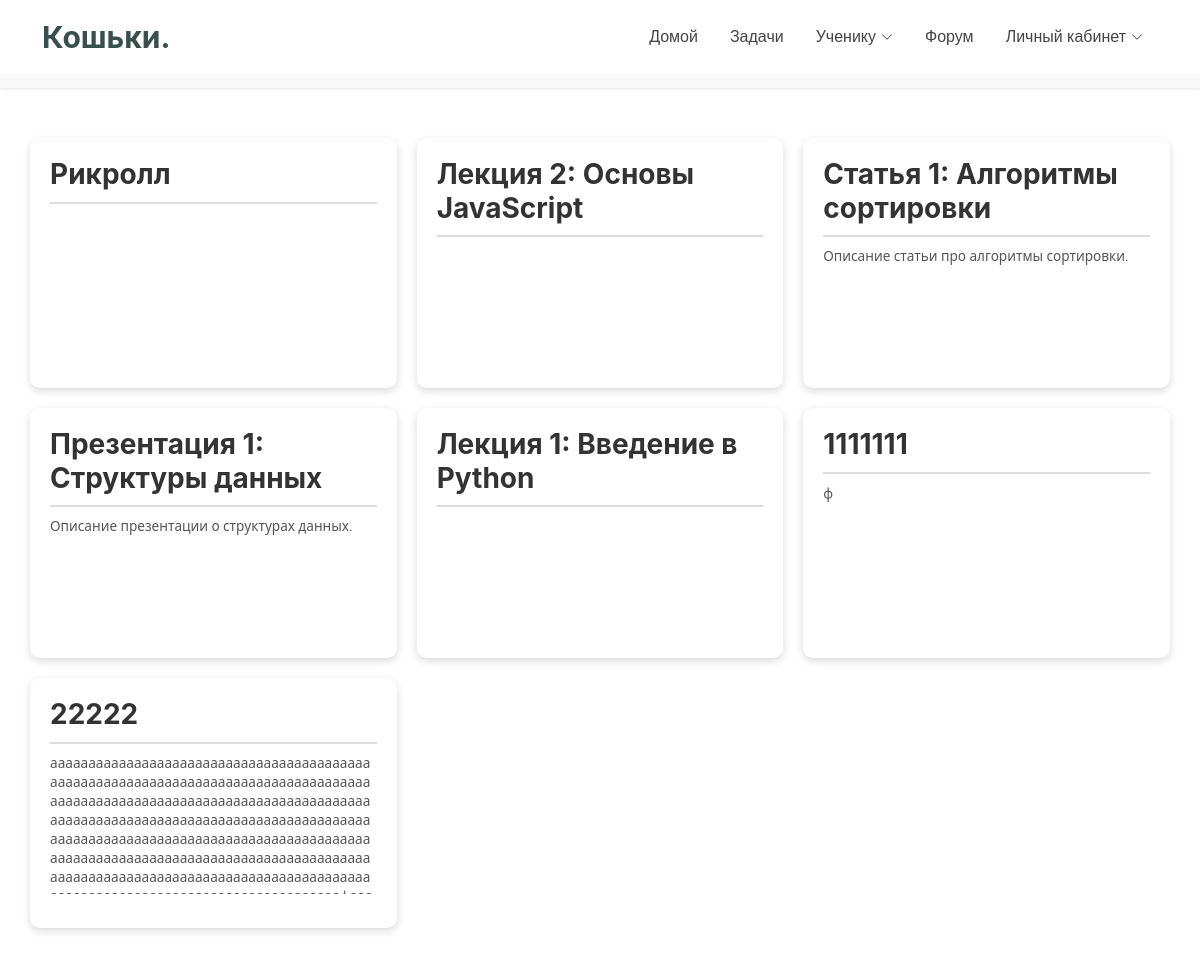
The app's page /learning-materials/all, older data.
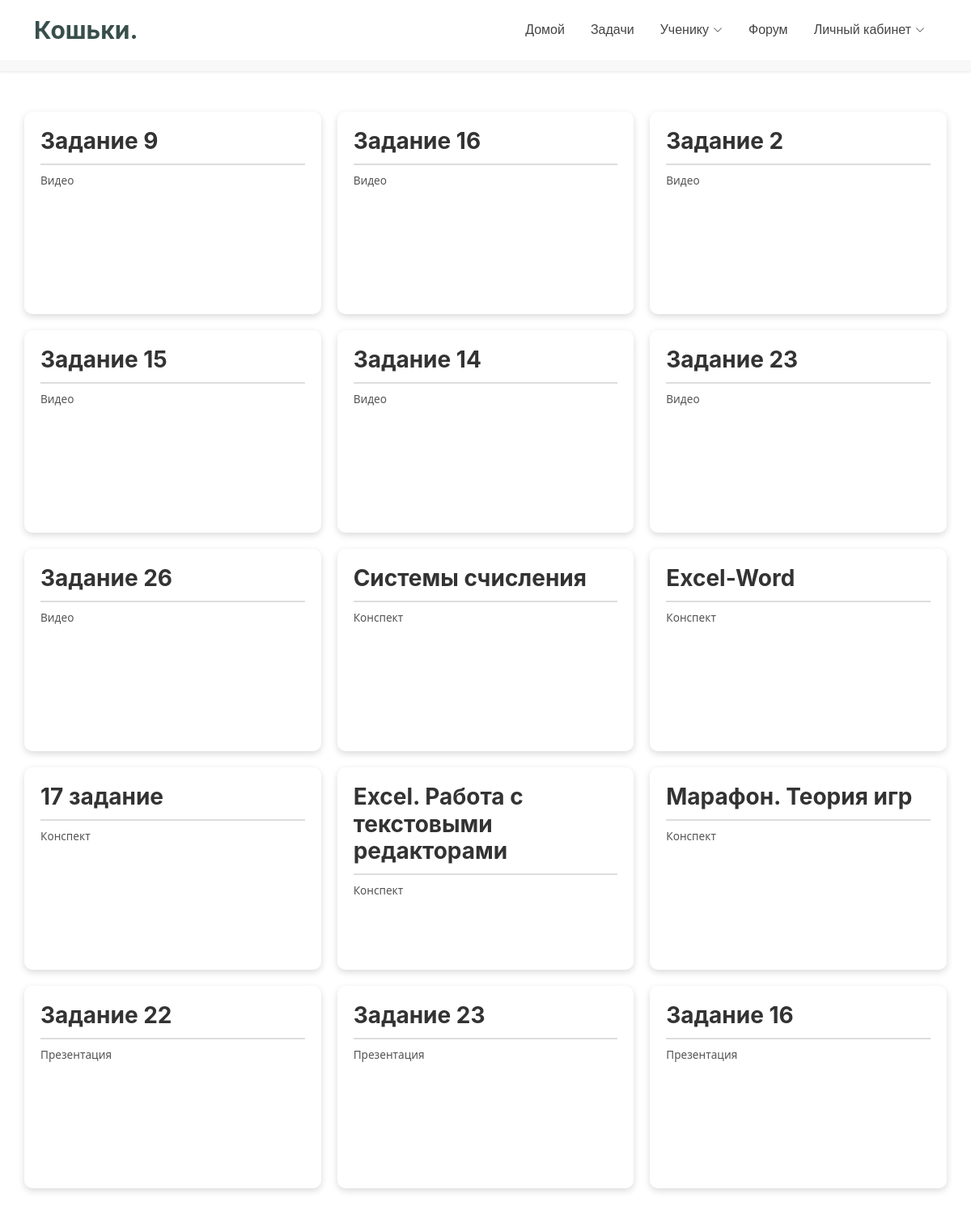
The same page, newer data.
### tables this page shows
CREATE TABLE learning_materials (material_id INT PRIMARY KEY, material_type INT, material_name VARCHAR (255), material_description TEXT, material_statement TEXT, material_ege_type INT);

### main.py (the view)
@app.route("/learning-materials/all")
def learning_materials_page():
    materials = dr.get_learning_materials()
    return render_template('learning_materials.html', materials=materials)

### database_requests.py (called while the page is built)
def sql_execute(sql_request):
    ret = cursor.execute(sql_request)
    return ret

def get_learning_materials():
    sql_req = f"""SELECT * FROM learning_materials"""
    return sql_execute(sql_req).fetchall()

### templates/learning_materials.html (shortened to what this page needs)
<!DOCTYPE html>
<html lang="ru">
<head>
    <link href="{{ url_for('static', filename='vendor/bootstrap/css/bootstrap.min.css') }}" rel="stylesheet">
    <link href="{{ url_for('static', filename='vendor/bootstrap-icons/bootstrap-icons.css') }}" rel="stylesheet">
    <link href="{{ url_for('static', filename='/css/main.css') }}" rel="stylesheet">
</head>
<body>
     {% include 'header.html' %}
     <div class="filter-container">
          <div class="filter-group" id="type-filters">
               <label><input type="checkbox" name="material-type" value="video">Видео</label>
               <label><input type="checkbox" name="material-type" value="presentation">Презентация</label>
               <label><input type="checkbox" name="material-type" value="other">Конспект</label>
          </div>
          <div class="filter-group" id="ege-filters">
              {% for i in range(1, 28) %}
                  <label><input type="checkbox" value="{{ i }}"> {{ i }}</label>
              {% endfor %}
          </div>
     </div>
     <div class="container" id="lectures-container">
         {% for material in materials %}
         <a href="/learning-materials/{{ material[0] }}" class="lecture-card {% if material[1] != 0 %}no-video{% endif %}" data-type="{% if material[1] == 0 %}video{% elif material[1] == 1 %}presentation{% else %}other{% endif %}" data-egenumber="{{ material[5] }}">
             <h3>{{ material[2] }}</h3>
                 {% if material[3] %}
                     <p>{{ material[3] }}</p>
                 {% endif %}
         </a>
         {% endfor %}
     </div>
</body>
</html>

### templates/header.html (shortened to what this page needs)
<header id="header" class="header d-flex align-items-center fixed-top">
    <div class="container-fluid container-xl position-relative d-flex align-items-center justify-content-between">
        <a href="/" class="logo d-flex align-items-center">
            <h1 class="sitename">Кошьки.</h1>
        </a>
        <nav id="navmenu" class="navmenu">
            <ul>
                <li><a href="/">Домой</a></li>
                <li><a href="/problems/all">Задачи</a></li>
                <li class="dropdown"><a href="#"><span>Ученику</span> <i class="bi bi-chevron-down toggle-dropdown"></i></a>
                </li>
                <li><a href="/forum/topics/all">Форум</a></li>
                {% if not user %}
                <li class="dropdown"><a href="#"><span>Личный кабинет</span> <i class="bi bi-chevron-down toggle-dropdown"></i></a>
                </li>
                {% endif %}
            </ul>
        </nav>
    </div>
</header>

### static/css/main.css (style rules this page uses)
:root { --default-font: "Roboto", system-ui, -apple-system, "Segoe UI", Roboto, "Helvetica Neue", Arial, "Noto Sans", "Liberation Sans", sans-serif, "Apple Color Emoji", "Segoe UI Emoji", "Segoe UI Symbol", "Noto Color Emoji"; --heading-font: "Inter", sans-serif; --nav-font: "Poppins", sans-serif; }
:root { --background-color: #ffffff; --default-color: #444444; --heading-color: #384f4b; --accent-color: #1bbca3; --surface-color: #ffffff; --contrast-color: #ffffff; --incorrect-answer-color: #ff4040; --correct-answer-color: #acf273; --empty-answer-color: #c9c9c9; }
:root { --nav-color: #444444; --nav-hover-color: #1bbca3; --nav-mobile-background-color: #ffffff; --nav-dropdown-background-color: #ffffff; --nav-dropdown-color: #444444; --nav-dropdown-hover-color: #1bbca3; }
:root { scroll-behavior: smooth; }
body { color: var(--default-color); background-color: var(--background-color); font-family: var(--default-font); overflow-y: scroll; }
a { color: var(--accent-color); text-decoration: none; transition: 0.3s; }
h1, h2, h3, h4, h5, h6 { color: var(--heading-color); font-family: var(--heading-font); }
.header { color: var(--default-color); background-color: var(--background-color); padding: 15px 0; transition: all 0.5s; z-index: 997; }
.header .logo { line-height: 1; }
.header .logo h1 { font-size: 30px; margin: 0; font-weight: 700; color: var(--heading-color); }
@media (min-width: 1200px) { .navmenu { padding: 0; } }
@media (min-width: 1200px) { .navmenu ul { margin: 0; padding: 0; display: flex; list-style: none; align-items: center; } }
@media (min-width: 1200px) { .navmenu li { position: relative; } }
@media (min-width: 1200px) { .navmenu a, .navmenu a:focus { color: var(--nav-color); padding: 10px 15px; margin-left: 2px; font-size: 16px; font-family: var(--nav-font); font-weight: 400; display: flex; align-items: center; justify-content: space-between; white-space: nowrap; transition: 0.3s; } }
@media (min-width: 1200px) { .navmenu a i, .navmenu a:focus i { font-size: 12px; line-height: 0; margin-left: 5px; transition: 0.3s; } }

### templates/learning_materials.html (style rules this page uses)
.filter-container { display: flex; flex-direction: column; align-items: center; padding: 20px; background: #f8f8f8; box-shadow: 0 1px 3px rgba(0,0,0,0.1); margin-bottom: 20px; }
.filter-group { display: flex; flex-wrap: wrap; justify-content: center; }
.filter-group label { margin-right: 10px; }
.container { display: flex; flex-wrap: wrap; justify-content: flex-start; padding: 20px; max-width: 1200px; margin: 0 auto; width: 100%; }
.lecture-card { background: #fff; border-radius: 10px; margin: 10px; padding: 20px; width: calc(33.33% - 20px); box-shadow: 0 3px 8px rgba(0,0,0,0.15); transition: transform 0.3s ease, box-shadow 0.3s ease; box-sizing: border-box; position: relative; height: 250px; overflow: hidden; }
.lecture-card h3 { margin-bottom: 10px; color: #333; font-weight: 700; border-bottom: 2px solid #ddd; padding-bottom: 10px; }
.lecture-card p { color: #555; font-size: 0.85em; line-height: 1.4; word-wrap: break-word; overflow-y:auto; max-height: calc(100% - 70px); }
a { text-decoration: none; color: inherit; }

Row changes from the older to the newer data that the page shows:
removed learning_materials: material_name "Рикролл"
removed learning_materials: material_name "Лекция 2: Основы JavaScript"
removed learning_materials: material_name "Статья 1: Алгоритмы сортировки", material_description "Описание статьи про алгоритмы сортировки."
removed learning_materials: material_name "Презентация 1: Структуры данных", material_description "Описание презентации о структурах данных."
removed learning_materials: material_name "1111111", material_description "ф"
removed learning_materials: material_name "22222"
added learning_materials: material_name "Задание 9", material_description "Видео"
added learning_materials: material_name "Задание 16", material_description "Видео"
added learning_materials: material_name "Задание 2", material_description "Видео"
added learning_materials: material_name "Задание 15", material_description "Видео"
changed learning_materials: material_name "Лекция 1: Введение в Python" → "Задание 14"; material_description (not shown) → "Видео"
added learning_materials: material_name "Задание 23", material_description "Видео"
added learning_materials: material_name "Задание 26", material_description "Видео"
added learning_materials: material_name "Системы счисления", material_description "Конспект"
added learning_materials: material_name "Excel-Word", material_description "Конспект"
added learning_materials: material_name "17 задание", material_description "Конспект"
added learning_materials: material_name "Excel. Работа с текстовыми редакторами", material_description "Конспект"
added learning_materials: material_name "Марафон. Теория игр", material_description "Конспект"
added learning_materials: material_name "Задание 22", material_description "Презентация"
added learning_materials: material_name "Задание 23", material_description "Презентация"
added learning_materials: material_name "Задание 16", material_description "Презентация"
